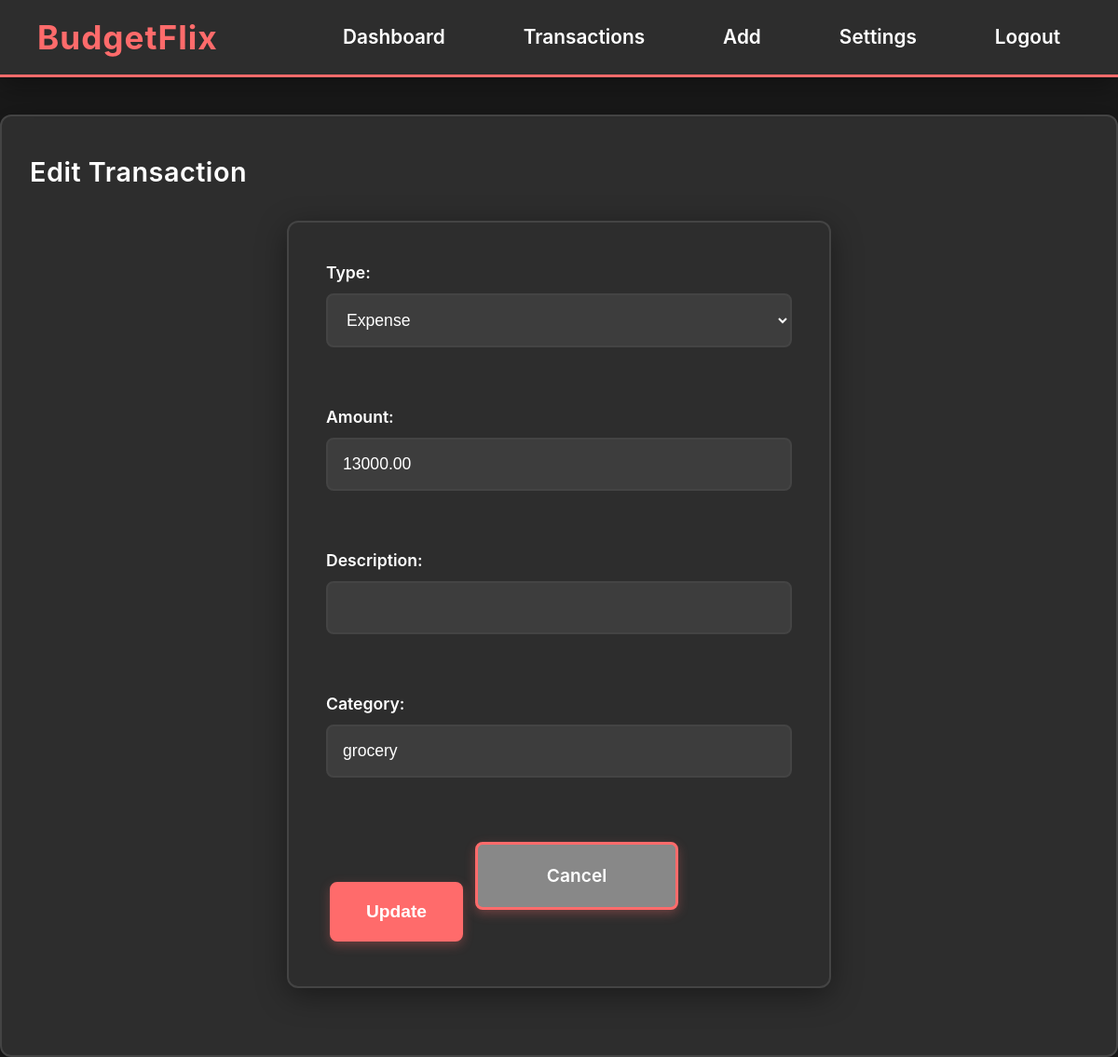
The page /edit_transaction.php?id=7 (signed in) on the database its author committed.
### tables this page shows
CREATE TABLE `transactions` (
  `id` int(11) NOT NULL,
  `user_id` int(11) NOT NULL,
  `member_id` int(11) DEFAULT NULL,
  `type` enum('income','expense') NOT NULL,
  `amount` decimal(10,2) NOT NULL,
  `description` varchar(255) DEFAULT NULL,
  `category` varchar(100) DEFAULT NULL,
  `created_at` timestamp NOT NULL DEFAULT current_timestamp(),
  `updated_at` timestamp NOT NULL DEFAULT current_timestamp() ON UPDATE current_timestamp()
);

### edit_transaction.php (the view, shortened to what this page needs)
<?php
require_once 'includes/db.php';
$user_id = $_SESSION['user_id'];
$transaction_id = $_GET['id'] ?? null;
$type = $amount = $description = $category = '';
$stmt = $conn->prepare('SELECT type, amount, description, category FROM transactions WHERE id = ? AND user_id = ?');
$stmt->bind_param('ii', $transaction_id, $user_id);
$stmt->execute();
$stmt->bind_result($type, $amount, $description, $category);
?>
<!DOCTYPE html>
<html lang="en">
<head>
    <link rel="stylesheet" href="assets/style.css">
</head>
<body>
    <div class="navbar">
        <div class="navbar-logo">BudgetFlix</div>
        <div class="navbar-links">
            <a href="dashboard.php">Dashboard</a>
            <a href="transactions.php">Transactions</a>
            <a href="add_transaction.php">Add</a>
            <a href="settings.php">Settings</a>
            <a href="logout.php">Logout</a>
        </div>
    </div>
    <div class="container">
        <h2>Edit Transaction</h2>
        <form method="post" action="edit_transaction.php?id=<?= $transaction_id ?>">
            <label>Type:
                <select name="type" required>
                    <option value="expense"<?= $type==='expense'?' selected':''; ?>>Expense</option>
                </select>
            </label><br>
            <label>Amount: <input type="number" name="amount" step="0.01" min="0" value="<?= htmlspecialchars($amount) ?>" required></label><br>
            <label>Description: <input type="text" name="description" value="<?= htmlspecialchars($description) ?>"></label><br>
            <label>Category: <input type="text" name="category" value="<?= htmlspecialchars($category) ?>" required></label><br>
            <button type="submit" class="action-btn">Update</button>
            <a href="transactions.php" class="action-btn" style="background:#888;">Cancel</a>
        </form>
    </div>
</body>
</html>

### assets/style.css (style rules this page uses)
:root { --primary-color: #ff6b6b; --primary-hover: #ff5252; --secondary-color: #4CAF50; --secondary-hover: #45a049; --accent-color: #2196F3; --accent-hover: #1976D2; --warning-color: #FF9800; --warning-hover: #F57C00; --success-color: #4CAF50; --success-hover: #45a049; --danger-color: #f44336; --danger-hover: #d32f2f; --bg-primary: #1a1a1a; --bg-secondary: #2d2d2d; --bg-card: #3d3d3d; --bg-light: #f5f5f5; --bg-light-secondary: #ffffff; --bg-light-card: #ffffff; --text-primary: #ffffff; --text-secondary: #cccccc; --text-muted: #888888; --text-dark: #222222; --text-dark-secondary: #666666; --border-color: #444444; --border-light: #eeeeee; --shadow: 0 8px 32px rgba(0,0,0,0.4); --shadow-light: 0 2px 8px rgba(0,0,0,0.08); --transition: all 0.3s cubic-bezier(0.4, 0, 0.2, 1); --border-radius: 12px; --border-radius-sm: 8px; }
body { font-family: 'Inter', 'Segoe UI', 'Arial', sans-serif; background: var(--bg-primary); color: var(--text-primary); margin: 0; padding: 0; line-height: 1.6; font-size: 18px; transition: var(--transition); min-height: 100vh; }
h1, h2, h3, h4, h5, h6 { color: var(--text-primary); font-weight: 600; letter-spacing: 0.5px; margin: 0 0 20px 0; line-height: 1.4; }
h2 { font-size: 1.8rem; }
a { color: var(--primary-color); text-decoration: underline; font-weight: 500; transition: var(--transition); }
.navbar { background: var(--bg-secondary); color: var(--text-primary); display: flex; align-items: center; justify-content: space-between; padding: 0 40px; height: 80px; position: sticky; top: 0; z-index: 1000; box-shadow: var(--shadow); border-bottom: 3px solid var(--primary-color); transition: var(--transition); }
.navbar-logo { font-size: 2.2rem; font-weight: bold; color: var(--primary-color); letter-spacing: 1px; transition: var(--transition); }
.navbar-links { display: flex; gap: 40px; align-items: center; }
.navbar-links a { color: var(--text-primary); font-size: 1.3rem; font-weight: 600; padding: 12px 20px; border-radius: var(--border-radius-sm); transition: var(--transition); text-decoration: none; border: 2px solid transparent; position: relative; overflow: hidden; }
.navbar-links a::before { content: ''; position: absolute; top: 0; left: -100%; width: 100%; height: 100%; background: var(--primary-color); transition: var(--transition); z-index: -1; }
.container { max-width: 1200px; margin: 40px auto 0 auto; padding: 40px 30px; background: var(--bg-secondary); border-radius: var(--border-radius); box-shadow: var(--shadow); border: 2px solid var(--border-color); transition: var(--transition); }
button, .action-btn { background: var(--primary-color); color: var(--text-primary); border: 3px solid var(--primary-color); border-radius: var(--border-radius-sm); padding: 18px 36px; font-size: 1.2rem; font-weight: 600; cursor: pointer; transition: var(--transition); box-shadow: 0 4px 12px rgba(255,107,107,0.3); margin: 8px 4px; min-width: 140px; text-align: center; display: inline-block; text-decoration: none; position: relative; overflow: hidden; }
button::before, .action-btn::before { content: ''; position: absolute; top: 50%; left: 50%; width: 0; height: 0; background: rgba(255,255,255,0.2); border-radius: 50%; transform: translate(-50%, -50%); transition: var(--transition); }
form { background: var(--bg-secondary); padding: 40px; margin: 32px auto; border-radius: var(--border-radius); box-shadow: var(--shadow); max-width: 500px; border: 2px solid var(--border-color); transition: var(--transition); }
label { display: block; margin-bottom: 8px; color: var(--text-primary); font-weight: 600; font-size: 1.1rem; }
input, select, textarea { padding: 16px; margin-top: 8px; margin-bottom: 24px; width: 100%; box-sizing: border-box; border-radius: var(--border-radius-sm); border: 2px solid var(--border-color); background: var(--bg-card); color: var(--text-primary); font-size: 1.1rem; transition: var(--transition); }
::placeholder { color: var(--text-muted); opacity: 1; }

### rows shown on the page
transactions: type "Expense", amount "13000.00", category "grocery"
